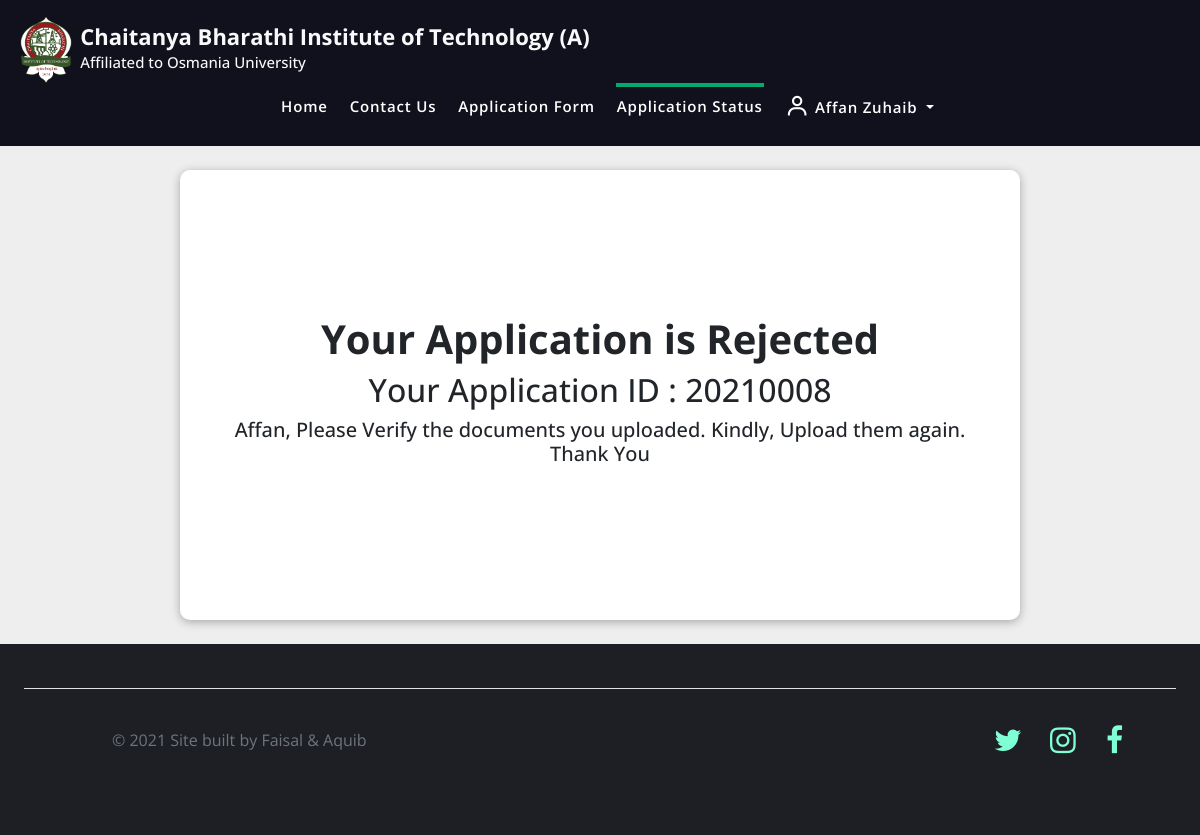
Page /application_status/ (signed in) on the committed database.
### home/models.py (models this page shows, shortened)
class Application(models.Model):
    COURSES = (
    ('Artificial Intelligence & Data Science', 'Artificial Intelligence & Data Science'),
    ('Artificial Intelligence & Machine Learning', 'Artificial Intelligence & Machine Learning'),
    ('IoT, Block-Chain Technology & Cyber Security', 'IoT, Block-Chain Technology & Cyber Security'),
    ('Computer Science Engineering', 'Computer Science Engineering'),
    ('Information Technology', 'Information Technology'),
    ('Electronics & Communication Engineering', 'Electronics & Communication Engineering'),
    ('Electrical & Electronics Engineering', 'Electrical & Electronics Engineering'),
    ('Mechanical Engineering', 'Mechanical Engineering'),
    ('Civil Engineering', 'Civil Engineering'),
    ('Chemical Engineering', 'Chemical Engineering'),
    ('Biotechnology', 'Biotechnology'),
    )
    GENDER_CHOICES = (
    ('Male', 'Male'),
    ('Female', 'Female'),
    ('Other', 'Other')
    )
    STATUS = (
        ('Approved', 'Approved'),
        ('Pending', 'Pending'),
        ('Rejected', 'Rejected'),
    )
    user = models.OneToOneField(User, on_delete=models.CASCADE, blank=True, null=True)
    course = models.CharField(max_length=100, choices= COURSES)
    name = models.CharField(max_length=200)
    gender = models.CharField(choices=GENDER_CHOICES, max_length=128, default="None")
    DOB = models.DateField(default=datetime.today)
    email = models.EmailField()
    phone = models.CharField(max_length=200)
    address = models.TextField(max_length=200)
    student_profile = models.ImageField(upload_to="images")
    ssc_score = models.DecimalField(max_digits=4, decimal_places=2, null=True)
    ssc_memo = models.ImageField(upload_to="images", null=True)
    ssc_tc = models.ImageField(upload_to="images", null=True)
    inter_score = models.DecimalField(max_digits=4, decimal_places=2, null=True)
    inter_memo = models.ImageField(upload_to="images", null=True)
    inter_tc = models.ImageField(upload_to="images", null=True)
    eamcet_score = models.IntegerField(null=True)
    eamcet_memo = models.ImageField(upload_to="images", null=True)
    jee_score = models.DecimalField(max_digits=5, decimal_places=3, null=True)
    jee_memo = models.ImageField(upload_to="images", null=True)
    Application_Status = models.TextField(max_length=100, choices=STATUS, default="Pending")
    message = models.TextField(max_length=100, default="", null=True, blank=True)

### home/views.py (the view)
# urls.py: path('application_status/', views.application_status, name='application_status'),
def application_status(request):
    if not request.user.is_authenticated:
        return redirect("/sign_in")
    try:
        application = Application.objects.get(user=request.user)
        myid = application.id
        id = 20210000 + myid
        return render(request, 'application_status.html', {'application':application, 'application_id':id})
    except:
        return render(request, 'application_status.html')

### templates/application_status.html (shortened to what this page needs)
{% extends 'base.html' %}
{% block status %} active {% endblock %}
{% block body %}
<div class="container" id="status">
{% if user.application.user %}
    <div class="container">
        <br><br><br><br><br><br>
        <h1><center><strong> Your Application is {{ application.Application_Status }} </strong></center></h1>
        <h2><center>Your Application ID : {{ application_id }}</center></h2>
        <h5><center>{{application.message}}</center></h5>
    </div>
{% endif %}
</div>
<br>
{% endblock %}

### templates/base.html (shortened to what this page needs)
<!doctype html>
<html lang="en">
<head>
  <link rel="stylesheet" href="https://cdnjs.cloudflare.com/ajax/libs/font-awesome/4.7.0/css/font-awesome.min.css">
  <link href='https://unpkg.com/boxicons@2.1.1/css/boxicons.min.css' rel='stylesheet'>
  <link href="https://cdn.jsdelivr.net/npm/bootstrap@5.1.3/dist/css/bootstrap.min.css" rel="stylesheet"
>
</head>
<header>
  <div class="container-fluid">
    <header class="d-flex flex-wrap justify-content-center py-3 mb-4">
      <a href="/" class="d-flex align-items-center mb-3 mb-md-0 me-md-auto text-light text-decoration-none">
        <svg class="bi me-2" width="0" height="0"><img src="/media/cbit-logo.png" alt="" style="width: 52px;"></svg>
        <strong>
        <span style="font-size: 22px;"> Chaitanya Bharathi Institute of Technology (A) <br><h1 style="font-size:15px;"> Affiliated to Osmania University</h1></span>
        </strong>
      </a>
    <nav class="nav-main">
      <ul class="nav nav" style="padding-right: 5px;">
        <li class="nav-item">
          <a class="nav-link {% block home %} {% endblock %}" href="/"> Home </a>
        </li>
        <li class="nav-item">
           <a class="nav-link {% block contact %}{% endblock contact %}" href="/contact/">Contact Us</a>
        </li>
        {% if user.is_authenticated %}
        <li class="nav-item">
          <a class="nav-link {% block application_form %} {% endblock %}" href="/application_form/">Application Form</a>
        </li>
        <li class="nav-item">
          <a class="nav-link {% block status %} {% endblock %}" href="/application_status/">Application Status</a>
        </li>
        <li class="nav-item dropdown">
          <a class="nav-link dropdown-toggle" href="#" id="navbarDarkDropdownMenuLink" role="button"
            data-bs-toggle="dropdown" aria-expanded="true">
    <span style="vertical-align: middle;"><i class='bx bx-user bx-sm'></i></span>
            {{request.user.get_full_name}}
          </a>
        </li>
      {% endif %}
      </ul>
    </nav>
    </header>
  </div>
</header>
<body>
  {% block body %}{% endblock body %}
</body>
<footer class="container-fluid" >
  <div class="container-fluid">
    <footer class="d-flex flex-wrap justify-content-between align-items-center py-3 my-4 border-top">
      <div class="col-md-4 d-flex align-items-center">
        <a href="/" class="mb-3 me-2 mb-md-0 text-muted text-decoration-none lh-1">
          <svg class="bi" width="30" height="24"></svg>
        </a>
        <span class="text-muted">© 2021 Site built by Faisal & Aquib</span>
      </div>
      <ul class="nav col-md-4 justify-content-end list-unstyled d-flex">
        <li class="ms-3"><a href="https://twitter.com/cbithyd?lang=en" target="_blank" class="fa fa-twitter"></a>
        </li>
        <li class="ms-3"><a href="https://www.instagram.com/cbithyderabad/?hl=en" target="_blank" class="fa fa-instagram"></a>
        </li>
        <li class="ms-3"><a href="https://www.facebook.com/CBIThyderabad/" target="_blank" class="fa fa-facebook"></a>
        </li>
      </ul>
    </footer>
  </div>
</footer>
</html>

### templates/base.html (style rules this page uses)
html { scroll-behavior: smooth; }
header { font-family: 'Open Sans', sans-serif; background-color: #11101D; }
.nav-item .nav-link { color: #fff; font-family: 'Open Sans', sans-serif; font-size: 15px; font-weight: 600; letter-spacing: 0.8px; opacity: 1; transition: all 0.5s ease; display: inline-block; text-align: center; align-items: center; text-decoration: none; text-transform: capitalize; border-top: 4px solid #11101D; padding-left: 1px; padding-right: 1px; margin-left: 20px; }
.nav-main .active { border-width: 80%; border-top: 4px solid #04AA6D; }
body { min-height: 100vh; padding: auto; overflow: visible; overflow-x: hidden; background-color: #eee; }
footer { padding: 20px 50px; font-family: 'Open Sans', sans-serif; color: aliceblue; overflow: visible; background-color: #1e1f24; }
.fa { padding: 20px; font-size: 30px; width: 30px; text-align: center; color: aquamarine; text-decoration: none; border-radius: 50%; }

### templates/application_status.html (style rules this page uses)
.container[id="status"] { font-family: 'Open Sans', sans-serif; width: 70%; min-height: 450px; background-color: #fff; position: relative; justify-content: center; align-items: center; border-radius: 10px; backdrop-filter: blur(5px); box-shadow: 0px 0.125rem 0.625rem rgba(0, 0, 0, 0.3); border: 1px solid rgba(255, 255, 255, 0.3); }

### rows in the picture
Application: Application_Status "Rejected", message "Affan, Please Verify the documents you uploaded. Kindly, Upload them again. Thank You"

### other values in the picture
{{ request.user.get_full_name }} "Affan Zuhaib"
{{ application_id }} "20210008"
